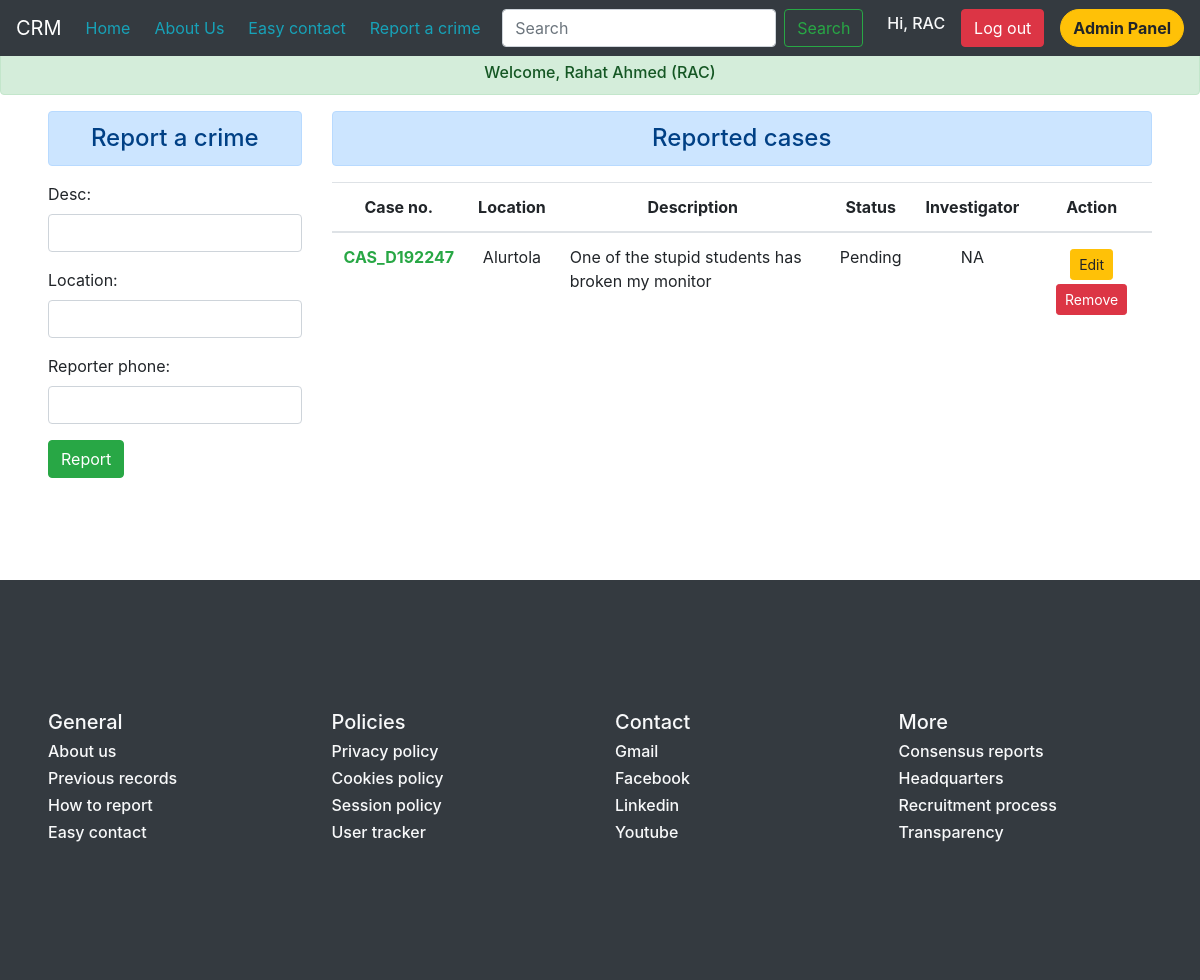
The app's page /dashboard/RAC (signed in) with its own data.
### main/models.py (models this page shows)
class Case(models.Model):
    id = models.AutoField(primary_key=True)
    case_code = models.CharField(max_length=11)
    location = models.CharField(max_length=300)
    desc = models.CharField(max_length=5000)
    status = models.CharField(max_length=200)
    reporter_name = models.CharField(max_length=50)
    reporter_phone = models.CharField(max_length=20)
    investigator_code = models.CharField(max_length=11)

### main/views.py (the view)
# urls.py: path('dashboard/<str:username>', views.dashboard, name="dashboard"),
def dashboard(request, username):
    if request.method == 'POST':
        fm = ReportCase(request.POST)
        if fm.is_valid():
            case_code = 'CAS_' + chr(randint(65,70)) + str(randint(100000,999999))  # Generating a code for the case
            user = request.user
            fullname = user.first_name + ' ' + user.last_name
            desc = fm.cleaned_data['desc']
            location = fm.cleaned_data['location']
            reporter_phone = fm.cleaned_data['reporter_phone']
            record = Case(case_code=case_code, location=location, desc=desc, status="Pending", reporter_name=fullname, reporter_phone=reporter_phone, investigator_code="NA")
            record.save()
            fm = ReportCase()
    else:
        fm = ReportCase()
    user = request.user
    email = user.email
    fullname = user.first_name + ' ' + user.last_name
    cases, userRole = None, None
    if Case.objects.filter(reporter_name=fullname).exists():
        cases = Case.objects.filter(reporter_name=fullname)
        userRole = "reporter"
    elif Case.objects.filter(investigator_code=fullname).exists():
        cases = Case.objects.filter(investigator=fullname)
        userRole = "investigator"
    else:
        pass
    params = {'username':username, 'fullname':fullname, 'cases':cases, 'userRole':userRole, 'form':fm}
    return render(request, 'main/dashboard.html', params)

### main/forms.py
class ReportCase(forms.ModelForm):
    class Meta:
        model = Case
        fields = ['desc', 'location', 'reporter_phone']
        widgets = {
            'desc' : forms.TextInput(attrs={'class':'form-control'}),
            'location' : forms.TextInput(attrs={'class':'form-control'}),
            'reporter_phone' : forms.TextInput(attrs={'class':'form-control'}),
        }

### main/templates/main/dashboard.html (shortened to what this page needs)
{% extends 'main/base.html' %}
{% block body %}
    <h6 class="alert alert-success text-center">Welcome, {{fullname}} ({{username}})</h6>
    <section class="mx-5">
        <div class="row my-2">
            <div class="col-md-3">
                <h4 class="text-center alert alert-primary">Report a crime</h4>
                <form action="" method="POST">
                    {{form.as_p}}
                    <input type="submit" class="btn btn-success" value="Report">
                </form>
            </div>
            <div class="col-md-9">
                <h4 class="text-center alert alert-primary">Reported cases</h4>
                {% if cases %}
                    <div class="overflow-auto" style="height: 350px;">
                        <table class="table table-hover">
                            <thead>
                            <tr>
                                <th scope="col" class="text-center">Case no.</th>
                                <th scope="col" class="text-center">Location</th>
                                <th scope="col" class="text-center">Description</th>
                                <th scope="col" class="text-center">Status</th>
                                <th scope="col" class="text-center">Investigator</th>
                                <th scope="col" class="text-center">Action</th>
                            </tr>
                            </thead>
                            <tbody>
                                {% for case in cases %}
                                    <tr>
                                        <th scope="row" class="text-success">{{case.case_code}}</th>
                                        <td class="text-center">{{case.location}}</td>
                                        <td>{{case.desc}}</td>
                                        <td class="text-center">{{case.status}}</td>
                                        <td class="text-center">{{case.investigator_code}}</td>
                                        <td class="text-center">
                                            <a href="{% url 'updateData' case.id %}" class="btn btn-warning btn-sm mt-1">Edit</a>
                                            <form action="{% url 'deleteData' case.id %}" method="POST" class="d-inline"> {% csrf_token %}
                                                <input type="submit" class="btn btn-danger btn-sm mt-1" value="Remove">
                                            </form>
                                        </td>
                                    </tr>
                                {% endfor %}
                            </tbody>
                        </table>
                    </div>
                {% else %}
                    <h6 class="text-center alert alert-danger">No records</h6>
                {% endif %}
            </div>
        </div>
    </section>
{% endblock %}

### main/templates/main/base.html (shortened to what this page needs)
<!doctype html>
<html lang="en">
    <head>
        <link rel="stylesheet" href="https://cdn.jsdelivr.net/npm/bootstrap@4.6.1/dist/css/bootstrap.min.css">
    </head>
    <body>
        <nav class="navbar navbar-expand-lg navbar-dark fixed-top bg-dark">
            <a class="navbar-brand" href="/">CRM</a>
            <div class="collapse navbar-collapse" id="navbarSupportedContent">
                <ul class="navbar-nav mr-auto">
                    <li class="nav-item mr-2">
                        <a class="nav-link text-info" href="/main">Home </a>
                    </li>
                    <li class="nav-item mr-2">
                        <a class="nav-link text-info" href="/main/about">About Us</a>
                    </li>
                    <li class="nav-item mr-2">
                        <a class="nav-link text-info" href="/main/contact">Easy contact</a>
                    </li>
                    <li class="nav-item">
                        <a class="nav-link text-info" href="/main/reportCrime/">Report a crime</a>
                    </li>
                </ul>
                <form method='get' action='/main/search/' class="form-inline my-2 my-lg-0">
                    <input id="search" class="form-control mr-sm-2" name="search" type="search" placeholder="Search" aria-label="Search">
                    <button class="btn btn-outline-success my-2 mr-4 my-sm-0" type="submit">Search</button>
                </form>
                {% if user.is_authenticated %}
                    <h6 class="text-light">Hi, {{user.username}}</h6>
                    <a href="/accounts/logout" class="btn btn-danger mx-3">Log out</a>
                    {% if request.user.is_superuser %}
                        <a href="/main/adminPanel" class="btn btn-warning rounded-pill"><b>Admin Panel</b></a>
                    {% else %}
                        <a href="/main/dashboard/{{user}}" class="btn btn-outline-warning">Dashboard</a>
                    {% endif %}
                {% else %}
                    <a href="/accounts/login" class="btn btn-outline-primary mr-2">Login</a>
                    <a href="/accounts/register" class="btn btn-primary mr-3">Sign Up</a>
                {% endif %}
            </div>
        </nav>
        {% block body %} {% endblock %}
        <div class="row mt-5 p-5 bg-dark text-light d-flex justify-content-center align-items-center" style="height: 400px;">
            <div class="col-md-3">
                <h5>General</h5>
                <h6>About us</h6>
                <h6>Previous records</h6>
                <h6>How to report</h6>
                <h6>Easy contact</h6>
            </div>
            <div class="col-md-3">
                <h5>Policies</h5>
                <h6>Privacy policy</h6>
                <h6>Cookies policy</h6>
                <h6>Session policy</h6>
                <h6>User tracker</h6>
            </div>
            <div class="col-md-3">
                <h5>Contact</h5>
                <h6>Gmail</h6>
                <h6>Facebook</h6>
                <h6>Linkedin</h6>
                <h6>Youtube</h6>
            </div>
            <div class="col-md-3">
                <h5>More</h5>
                <h6>Consensus reports</h6>
                <h6>Headquarters</h6>
                <h6>Recruitment process</h6>
                <h6>Transparency</h6>
            </div>
        </div>
  </body>
</html>

### records on screen
Case: reporter_name "Rahat Ahmed", case_code "CAS_D192247", location "Alurtola", desc "One of the stupid students has broken my monitor", status "Pending", investigator_code "NA"

### other values on screen
{{ user.username }} "RAC"
{{ username }} "RAC"
